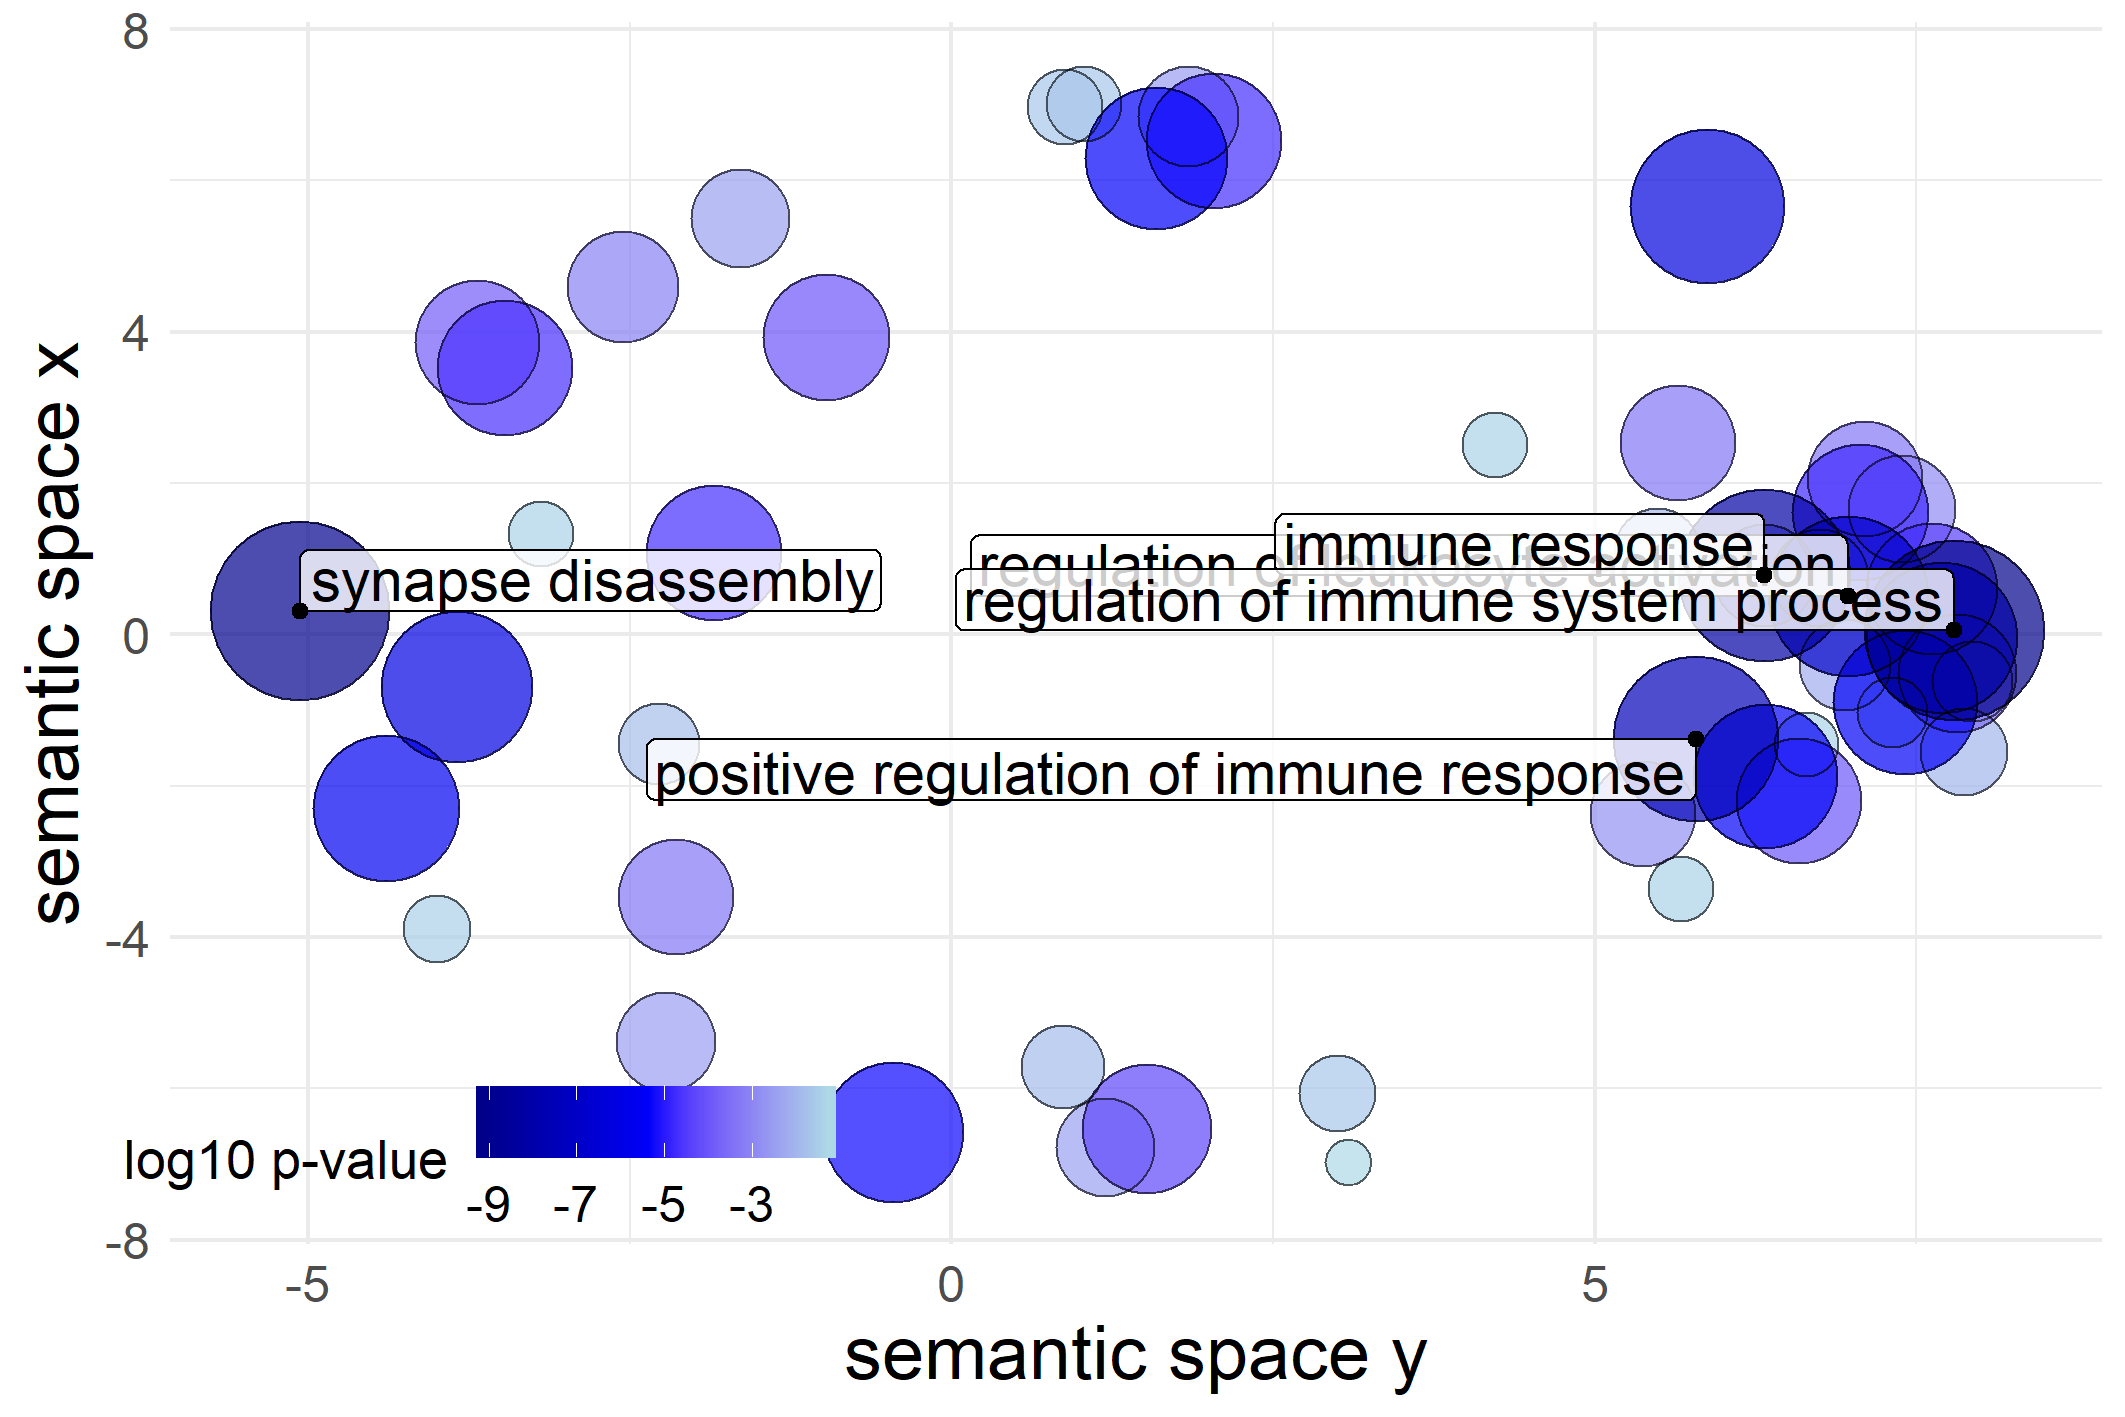

This chart was generated by the following R code:


# A plotting R script produced by the REVIGO server at http://revigo.irb.hr/
# If you found REVIGO useful in your work, please cite the following reference:
# Supek F et al. "REVIGO summarizes and visualizes long lists of Gene Ontology
# terms" PLoS ONE 2011. doi:10.1371/journal.pone.0021800


# --------------------------------------------------------------------------
# If you don't have the ggplot2 package installed, uncomment the following line:
# install.packages( "ggplot2" );
library( ggplot2 );
# --------------------------------------------------------------------------
# If you don't have the scales package installed, uncomment the following line:
# install.packages( "scales" );
library( scales );


# --------------------------------------------------------------------------
# Here is your data from REVIGO. Scroll down for plot configuration options.

revigo.names <- c("term_ID","description","frequency_%","plot_X","plot_Y","plot_size","log10_p_value","uniqueness","dispensability");
revigo.data <- rbind(c("GO:0050778","positive regulation of immune response", 4.501, 5.784,-1.381, 2.893,-7.4989,0.421,0.000),
c("GO:0098883","synapse disassembly", 0.006,-5.064, 0.315, 0.301,-8.9957,0.964,0.000),
c("GO:0070661","leukocyte proliferation", 1.570,-4.396,-2.292, 2.436,-5.6091,0.893,0.008),
c("GO:0007159","leukocyte cell-cell adhesion", 2.874,-1.844, 1.071, 2.698,-4.7496,0.847,0.014),
c("GO:0045408","regulation of interleukin-6 biosynthetic process", 0.092,-0.455,-6.583, 1.230,-5.1733,0.768,0.033),
c("GO:0050865","regulation of cell activation", 3.174, 5.871, 5.658, 2.741,-6.3420,0.657,0.051),
c("GO:0006887","exocytosis", 4.986,-3.999,-3.894, 2.937,-1.5030,0.881,0.054),
c("GO:0001775","cell activation", 7.900,-3.845,-0.693, 3.137,-6.0742,0.943,0.063),
c("GO:0035588","G-protein coupled purinergic receptor signaling pathway", 0.133,-3.469, 3.515, 1.380,-4.7212,0.879,0.074),
c("GO:0046456","icosanoid biosynthetic process", 0.271,-2.274,-1.444, 1.681,-1.8309,0.948,0.102),
c("GO:0098542","defense response to other organism", 2.874, 1.586, 6.302, 2.698,-5.3215,0.873,0.108),
c("GO:0009607","response to biotic stimulus", 5.107,-0.977, 3.930, 2.947,-4.0590,0.931,0.118),
c("GO:0042107","cytokine metabolic process", 0.635,-2.141,-3.473, 2.045,-3.3705,0.974,0.129),
c("GO:0001816","cytokine production", 3.745,-2.221,-5.386, 2.813,-2.5234,0.913,0.132),
c("GO:0032930","positive regulation of superoxide anion generation", 0.058, 0.868,-5.715, 1.041,-1.8920,0.882,0.153),
c("GO:0035587","purinergic receptor signaling pathway", 0.179,-3.689, 3.859, 1.505,-3.9114,0.895,0.239),
c("GO:0051050","positive regulation of transport", 5.349, 3.079,-6.970, 2.968,-1.3088,0.824,0.294),
c("GO:0019221","cytokine-mediated signaling pathway", 3.260,-2.551, 4.598, 2.753,-3.1499,0.846,0.318),
c("GO:0002448","mast cell mediated immunity", 0.289, 7.870,-1.557, 1.708,-2.0254,0.622,0.337),
c("GO:0002540","leukotriene production involved in inflammatory response", 0.012, 1.029, 7.007, 0.477,-1.6763,0.885,0.349),
c("GO:0002495","antigen processing and presentation of peptide antigen via MHC class II", 0.548, 7.818,-0.516, 1.982,-3.5689,0.639,0.363),
c("GO:0019882","antigen processing and presentation", 1.339, 6.946,-0.400, 2.367,-2.1834,0.643,0.407),
c("GO:0006952","defense response", 8.904, 2.044, 6.519, 3.189,-4.7496,0.905,0.408),
c("GO:1904141","positive regulation of microglial cell migration", 0.006, 5.673,-3.368, 0.301,-1.4580,0.628,0.410),
c("GO:1902563","regulation of neutrophil activation", 0.035, 6.313, 0.782, 0.845,-2.6695,0.566,0.411),
c("GO:0034097","response to cytokine", 4.714,-1.641, 5.510, 2.913,-2.4589,0.918,0.464),
c("GO:0032103","positive regulation of response to external stimulus", 1.518, 2.994,-6.059, 2.422,-1.6985,0.799,0.505),
c("GO:0042116","macrophage activation", 0.329, 7.059, 1.624, 1.763,-4.8508,0.568,0.510),
c("GO:0001774","microglial cell activation", 0.104, 7.097, 2.059, 1.279,-3.3847,0.601,0.512),
c("GO:0002888","positive regulation of myeloid leukocyte mediated immunity", 0.104, 6.589,-2.208, 1.279,-4.0031,0.535,0.529),
c("GO:0002682","regulation of immune system process", 8.344, 7.788, 0.055, 3.160,-9.0958,0.548,0.540),
c("GO:0002291","T cell activation via T cell receptor contact with antigen bound to MHC molecule on antigen presenting cell", 0.046, 5.482, 1.106, 0.954,-1.9879,0.537,0.541),
c("GO:0016064","immunoglobulin mediated immune response", 1.206, 7.932,-0.615, 2.322,-1.7995,0.553,0.561),
c("GO:0002250","adaptive immune response", 2.845, 7.620, 0.602, 2.694,-4.4498,0.575,0.564),
c("GO:0045576","mast cell activation", 0.340, 7.388, 1.659, 1.778,-2.9365,0.566,0.566),
c("GO:0002252","immune effector process", 6.896, 7.695,-0.051, 3.078,-6.0640,0.574,0.584),
c("GO:0002269","leukocyte activation involved in inflammatory response", 1.069, 5.643, 2.529, 2.270,-3.3847,0.508,0.585),
c("GO:0002920","regulation of humoral immune response", 0.294, 6.639,-1.444, 1.716,-1.4513,0.575,0.601),
c("GO:0001819","positive regulation of cytokine production", 2.256, 1.521,-6.538, 2.593,-4.3279,0.689,0.607),
c("GO:0002538","arachidonic acid metabolite production involved in inflammatory response", 0.012, 0.879, 6.967, 0.477,-1.6763,0.885,0.645),
c("GO:0002697","regulation of immune effector process", 1.922, 7.410,-0.889, 2.524,-5.4989,0.495,0.646),
c("GO:0006954","inflammatory response", 3.785, 1.835, 6.851, 2.818,-2.5735,0.895,0.646),
c("GO:0006955","immune response",11.858, 6.317, 0.788, 3.313,-8.2628,0.528,0.653),
c("GO:0002683","negative regulation of immune system process", 2.152, 7.307,-1.020, 2.573,-1.5476,0.524,0.656),
c("GO:1902107","positive regulation of leukocyte differentiation", 0.773, 5.377,-2.379, 2.130,-2.8041,0.462,0.662),
c("GO:0002699","positive regulation of immune effector process", 0.958, 6.322,-1.877, 2.223,-5.4724,0.471,0.680),
c("GO:0032602","chemokine production", 0.439,-1.183,-6.478, 1.886,-1.4111,0.816,0.686),
c("GO:0002694","regulation of leukocyte activation", 2.977, 6.964, 0.507, 2.713,-6.9788,0.403,0.688),
c("GO:1903557","positive regulation of tumor necrosis factor superfamily cytokine production", 0.340, 1.191,-6.770, 1.778,-2.4791,0.717,0.690),
c("GO:0098609","cell-cell adhesion", 5.326,-3.194, 1.322, 2.966,-1.4581,0.881,0.695),
c("GO:0060333","interferon-gamma-mediated signaling pathway", 0.496, 4.228, 2.507, 1.940,-1.4523,0.583,0.697),
c("GO:0033003","regulation of mast cell activation", 0.237, 6.747, 0.745, 1.623,-2.4495,0.489,0.699));

one.data <- data.frame(revigo.data);
names(one.data) <- revigo.names;
one.data <- one.data [(one.data$plot_X != "null" & one.data$plot_Y != "null"), ];
one.data$plot_X <- as.numeric( as.character(one.data$plot_X) );
one.data$plot_Y <- as.numeric( as.character(one.data$plot_Y) );
one.data$plot_size <- as.numeric( as.character(one.data$plot_size) );
one.data$log10_p_value <- as.numeric( as.character(one.data$log10_p_value) );
one.data$frequency <- as.numeric( as.character(one.data$frequency) );
one.data$uniqueness <- as.numeric( as.character(one.data$uniqueness) );
one.data$dispensability <- as.numeric( as.character(one.data$dispensability) );
#head(one.data);


# --------------------------------------------------------------------------
# Names of the axes, sizes of the numbers and letters, names of the columns,
# etc. can be changed below
one.data <- one.data[order(-one.data$log10_p_value),]

p1 <- ggplot( data = one.data );
ex <- tail(one.data[order(abs(one.data$log10_p_value)),],5)
p1 <- p1 + geom_point( aes( plot_X, plot_Y, colour = log10_p_value, size = -log10_p_value), alpha = I(0.7) ) + scale_size_area();
p1 <- p1 + scale_colour_gradientn( colours = c("darkblue", "blue","lightblue"), limits = c( min(one.data$log10_p_value), max(one.data$log10_p_value)), name="log10 p-value" );
p1 <- p1 + geom_point( aes(plot_X, plot_Y, size = -log10_p_value), shape = 21, fill = "transparent", colour = I (alpha ("black", 0.6) )) + scale_size_area();
p1 <- p1 + scale_size( range=c(5,20), name = NULL, breaks = NULL, labels = NULL)
p1 <- p1 + theme_minimal()
p1 <- p1 + theme(axis.text = element_text(size = 12))
p1 <- p1 + theme(axis.title = element_text(size = 18))
p1 <- p1 + geom_label( data = ex, aes(plot_X, plot_Y, label = description),label.padding = unit(0.15, "lines"), colour = I(alpha("black", 1)), fill=rgb(1,1,1,0.8), size = 5, hjust = "inward",vjust="outward");
p1 <- p1 + geom_point( data = ex, aes(plot_X, plot_Y), shape=19, size = 1.5, colour="black")
p1 <- p1 + labs (y = "semantic space x", x = "semantic space y");
p1 <- p1 + theme(legend.key = element_blank(), legend.position = c(0.16,0.07), legend.direction = "horizontal",legend.text = element_text(size=12),legend.title = element_text(size=13)) ;
one.x_range = max(one.data$plot_X) - min(one.data$plot_X);
one.y_range = max(one.data$plot_Y) - min(one.data$plot_Y);
p1 <- p1 + xlim(min(one.data$plot_X)-one.x_range/40,max(one.data$plot_X)+one.x_range/40);
p1 <- p1 + ylim(min(one.data$plot_Y)-one.y_range/40,max(one.data$plot_Y)+one.y_range/40);


# -----------------------------------------------------------------------
# Output the plot to screen

plot(p1);

# Uncomment the line below to also save the plot to a file.
# The file type depends on the extension (default=pdf).

PWD <- getwd()
ggsave(paste(PWD,"/REVIGO_DNW_BP_significant_PLS2_geneWeights_ztrans_ADJ_LH_PD_Glasser_SW.png",sep=""), 
       scale=1.2, plot=p1, width=15, height=10, units="cm")
